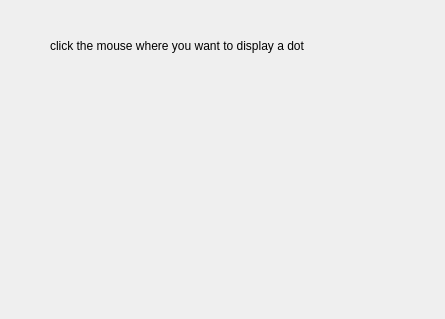
<?xml version="1.0" encoding="UTF-8"?>
<ui version="4.0">
 <class>Dialog</class>
 <widget class="QDialog" name="Dialog">
  <property name="geometry">
   <rect>
    <x>0</x>
    <y>0</y>
    <width>445</width>
    <height>319</height>
   </rect>
  </property>
  <property name="windowTitle">
   <string>Dialog</string>
  </property>
  <widget class="QLabel" name="label">
   <property name="geometry">
    <rect>
     <x>50</x>
     <y>30</y>
     <width>331</width>
     <height>31</height>
    </rect>
   </property>
   <property name="text">
    <string>click the mouse where you want to display a dot</string>
   </property>
  </widget>
 </widget>
 <resources/>
 <connections/>
</ui>
